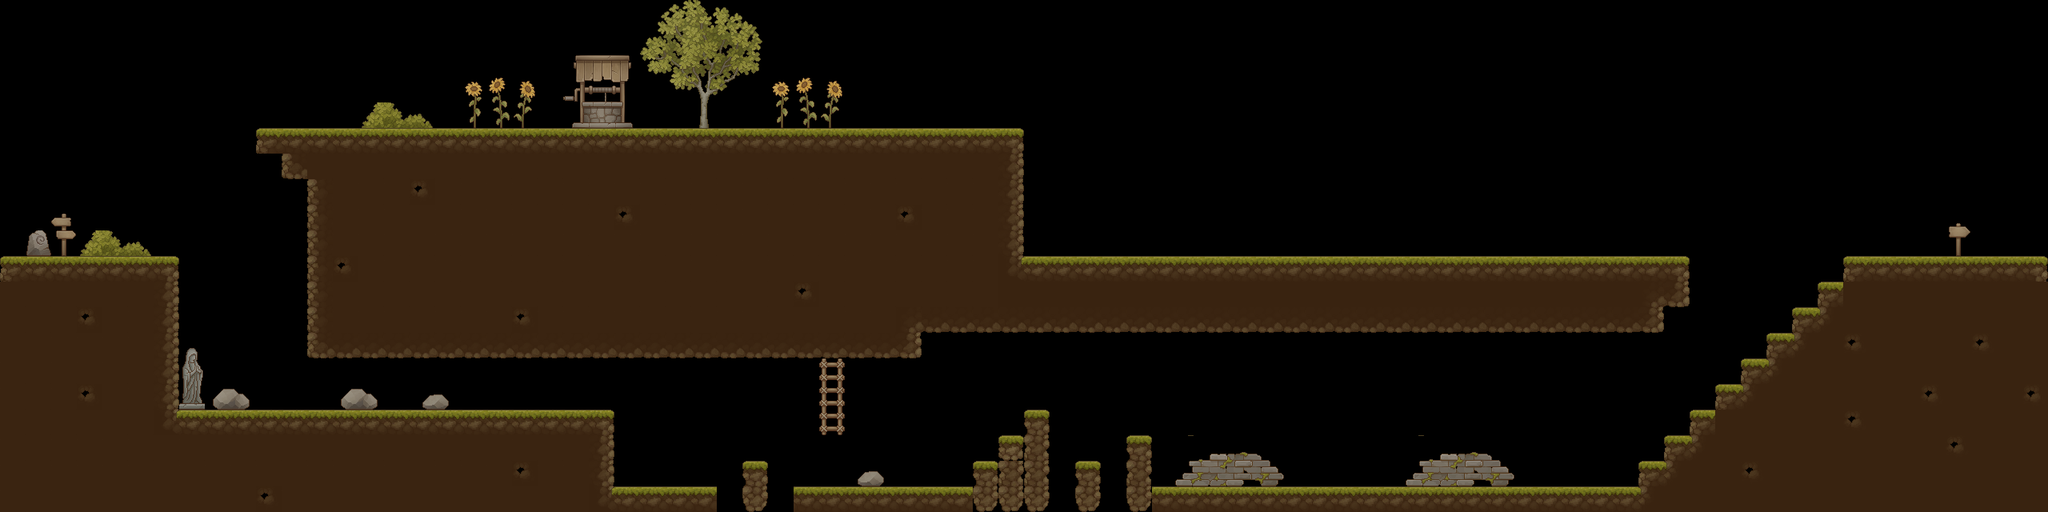

This game map was drawn from its Tiled (.tmx) file and the tilesets committed beside it. A one-line description and the trimmed map source follow:
An orthogonal 80x20 tile map with 32x32 px tiles, 2 tile layers (Sol, Déco), 2 tilesets.

<map version="1.10" tiledversion="1.10.2" orientation="orthogonal" renderorder="right-down" width="80" height="20" tilewidth="32" tileheight="32" infinite="0" nextlayerid="4" nextobjectid="1">
 <tileset firstgid="1" name="TX_Tileset_Ground" tilewidth="32" tileheight="32" tilecount="256" columns="16">
  <image source="TX_Tileset_Ground.png" width="512" height="512" />
 </tileset>
 <tileset firstgid="257" name="TX Village Props" tilewidth="32" tileheight="32" tilecount="1024" columns="32">
  <image source="village.png" width="1024" height="1024" />
 </tileset>
 <layer id="1" name="Sol" width="80" height="20">
  <data>[1600 cells, 646 non-empty, 20 distinct tile ids]</data>
 </layer>
 <layer id="2" name="Déco" width="80" height="20">
  <data>[1600 cells, 95 non-empty, 70 distinct tile ids]</data>
 </layer>
</map>
